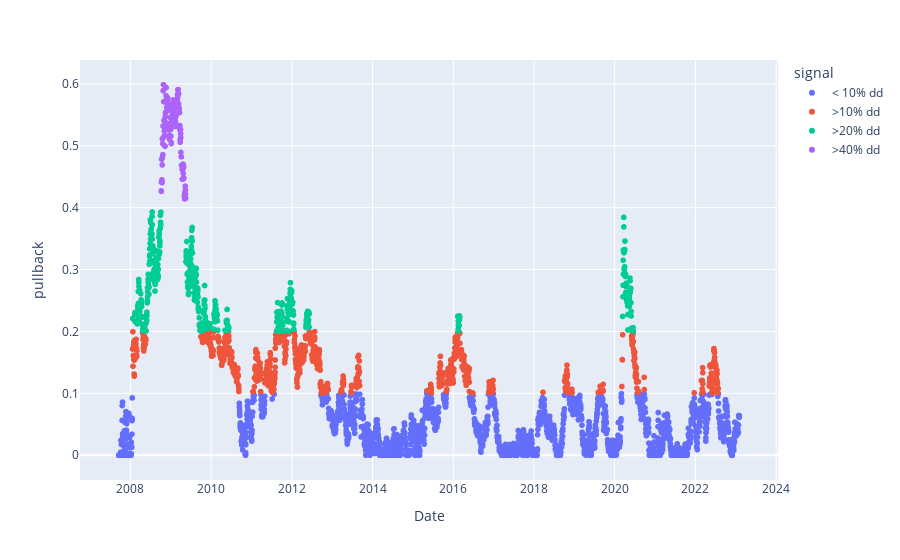
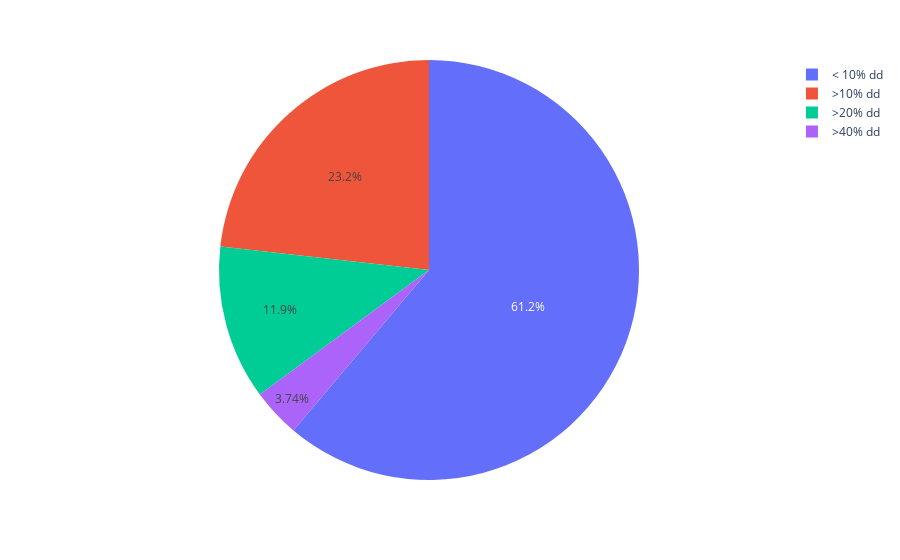

The notebook cell saved with these charts, in order:
### Code cell
def get_signal(data):
    pullback = data['pullback']
    
    if pullback >= 0.4:
        return '>40% dd'
    elif pullback >= 0.2:
        return '>20% dd'
    elif pullback >= 0.1:
        return '>10% dd'
    else: 
        return '< 10% dd'

data['signal'] = data.apply(get_signal, axis=1)
print (data)
display(px.scatter(data, x='Date', y='pullback', color='signal'))

data['count_value'] = 1
display(px.pie(data.groupby('signal').agg({'count_value': 'count'}).reset_index(), values='count_value', names='signal'))

### Figure 1 — Plotly figure (JSON) as saved in the notebook; plotly's stock layout.template omitted (floating-point values rounded to 4 significant figures; data arrays with more than 128 entries replaced by an {"elided": "..."} marker saying what was removed)
{"data": [{"hovertemplate": "signal=< 10% dd<br>Date=%{x}<br>pullback=%{y}<extra></extra>", "legendgroup": "< 10% dd", "marker": {"color": "#636efa", "symbol": "circle"}, "mode": "markers", "name": "< 10% dd", "showlegend": true, "type": "scattergl", "x": {"elided": "2306 str values"}, "xaxis": "x", "y": {"elided": "2306 float values"}, "yaxis": "y"}, {"hovertemplate": "signal=>10% dd<br>Date=%{x}<br>pullback=%{y}<extra></extra>", "legendgroup": ">10% dd", "marker": {"color": "#EF553B", "symbol": "circle"}, "mode": "markers", "name": ">10% dd", "showlegend": true, "type": "scattergl", "x": {"elided": "875 str values"}, "xaxis": "x", "y": {"elided": "875 float values"}, "yaxis": "y"}, {"hovertemplate": "signal=>20% dd<br>Date=%{x}<br>pullback=%{y}<extra></extra>", "legendgroup": ">20% dd", "marker": {"color": "#00cc96", "symbol": "circle"}, "mode": "markers", "name": ">20% dd", "showlegend": true, "type": "scattergl", "x": {"elided": "448 str values"}, "xaxis": "x", "y": {"elided": "448 float values"}, "yaxis": "y"}, {"hovertemplate": "signal=>40% dd<br>Date=%{x}<br>pullback=%{y}<extra></extra>", "legendgroup": ">40% dd", "marker": {"color": "#ab63fa", "symbol": "circle"}, "mode": "markers", "name": ">40% dd", "showlegend": true, "type": "scattergl", "x": {"elided": "141 str values"}, "xaxis": "x", "y": {"elided": "141 float values"}, "yaxis": "y"}], "layout": {"legend": {"title": {"text": "signal"}, "tracegroupgap": 0}, "margin": {"t": 60}, "xaxis": {"anchor": "y", "domain": [0, 1], "title": {"text": "Date"}}, "yaxis": {"anchor": "x", "domain": [0, 1], "title": {"text": "pullback"}}}}

### Figure 2 — Plotly figure (JSON) as saved in the notebook; plotly's stock layout.template omitted (floating-point values rounded to 4 significant figures)
{"data": [{"domain": {"x": [0, 1], "y": [0, 1]}, "hovertemplate": "signal=%{label}<br>count_value=%{value}<extra></extra>", "labels": ["< 10% dd", ">10% dd", ">20% dd", ">40% dd"], "legendgroup": "", "name": "", "showlegend": true, "type": "pie", "values": [2306, 875, 448, 141]}], "layout": {"legend": {"tracegroupgap": 0}, "margin": {"t": 60}}}
